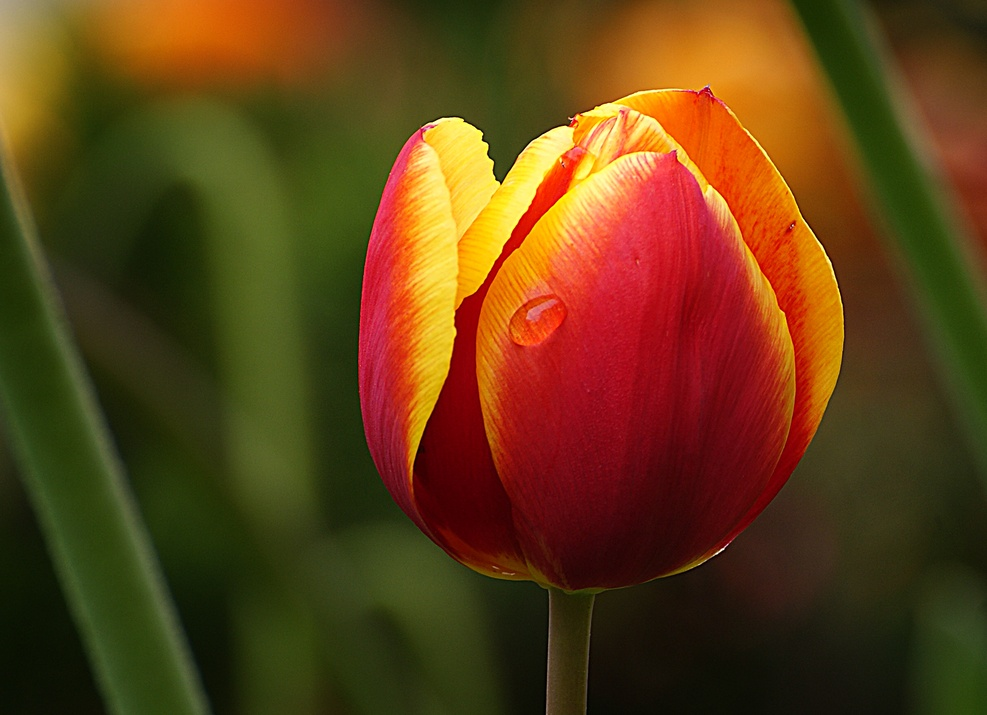
#> input picture tulip.jpg, 987 x 715 px, shrunk from 2400 x 1740 before the run, found by its file name
$ python noise_add.py
#> lines starting #> are read from the running program, lines starting #| are printed output that depends on the picture
import cv2
import numpy as np
import matplotlib.pyplot as plt


img = cv2.imread('/home/inzamul/Downloads/tulip.jpg', cv2.IMREAD_GRAYSCALE)
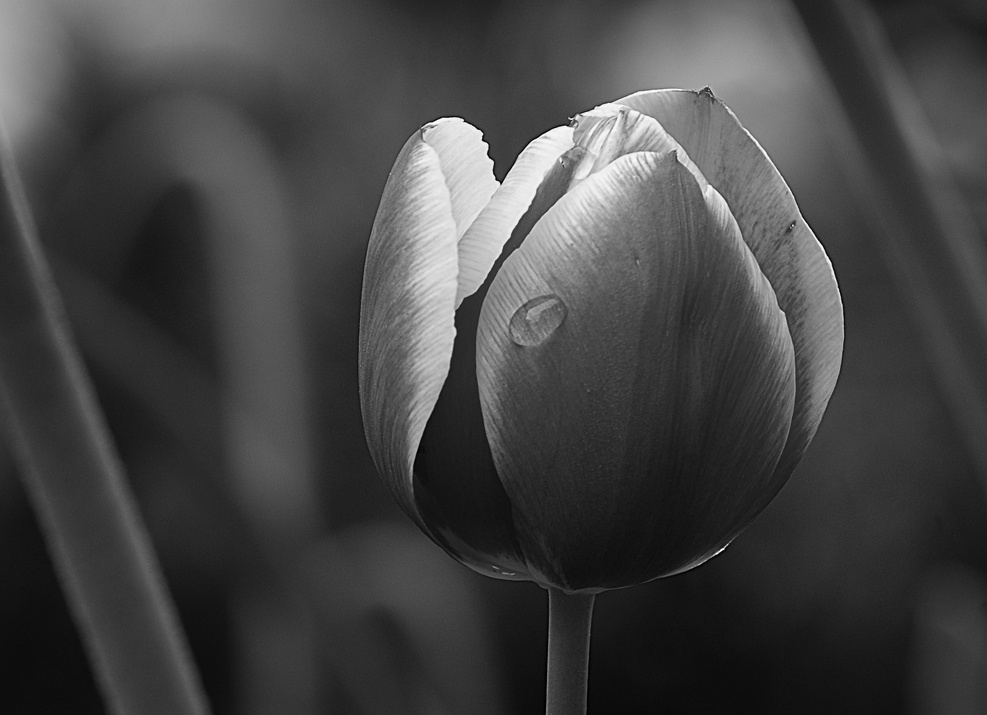
#> img: shape (715, 987); min 0, max 255, mean 67.7


mean = 0
std = 80  # noise strength
gaussian = np.random.normal(mean, std, img.shape).astype(np.float32)


noisy_img = cv2.add(img.astype(np.float32), gaussian)
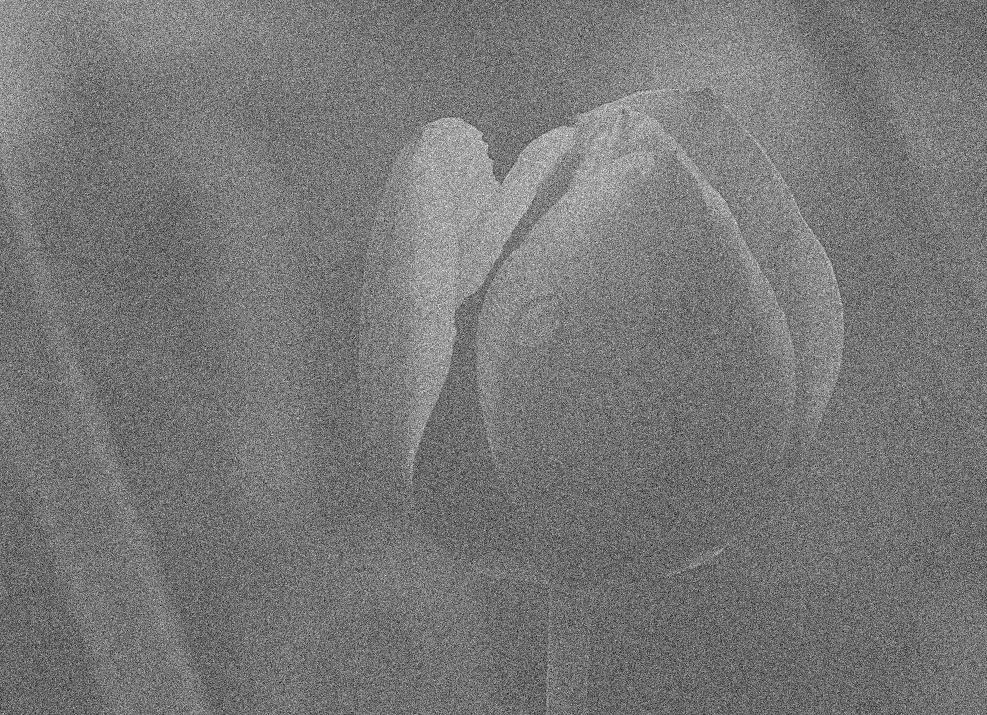
#> noisy_img: shape (715, 987) float32; min -353.2, max 544.9, mean 67.9; drawn with min black and max white
#noisy_img = np.clip(noisy_img, 0, 255).astype(np.uint8)

plt.subplot(1,2,1), plt.imshow(img, cmap='gray'), plt.title("Original")
plt.subplot(1,2,2), plt.imshow(noisy_img, cmap='gray'), plt.title("Gaussian Noise")
plt.show()
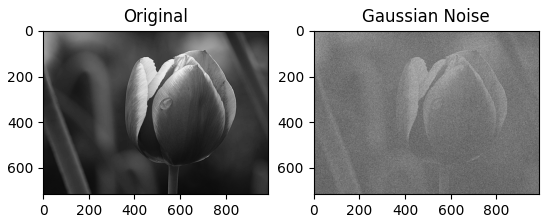
#> figure drawn by matplotlib, 2 panels

$ run again, with big_image.jpg copied over tulip.jpg
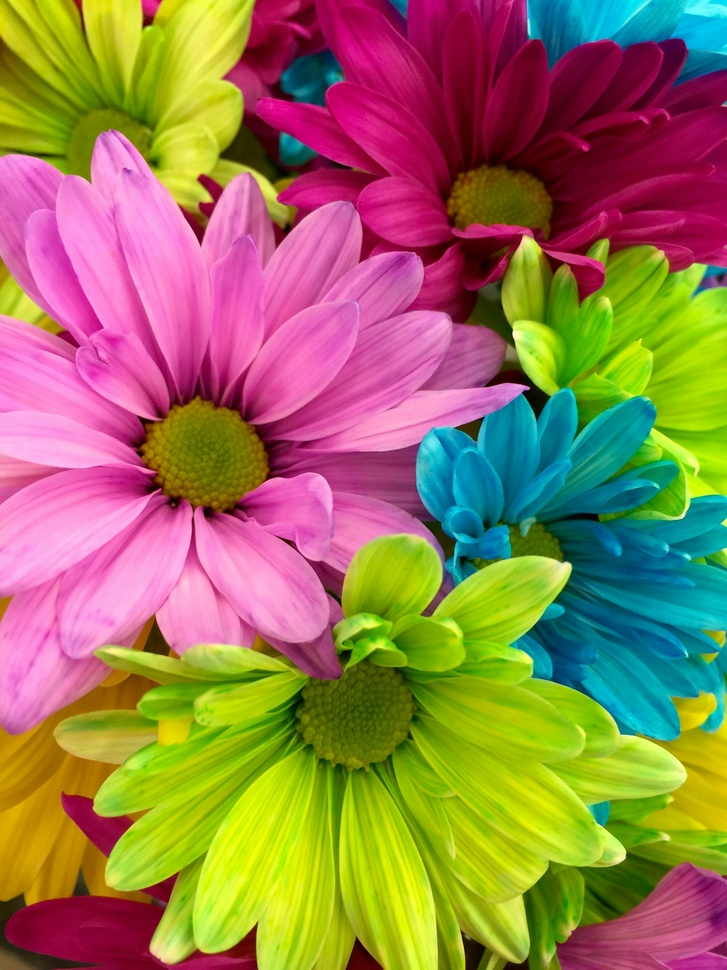
#> input picture big_image.jpg, 727 x 970 px, shrunk from 2448 x 3264 before the run, found by its file name
#> `noisy_img = cv2.add(img.astype(np.float32), gaussian)`:
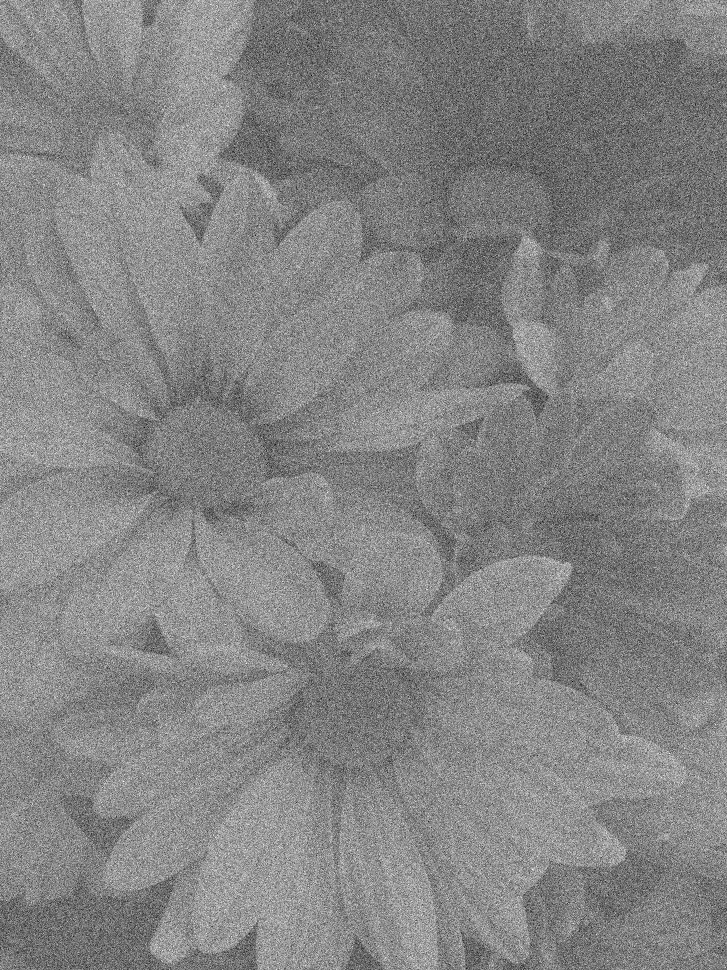
#> noisy_img: shape (970, 727) float32; min -351.2, max 564.1, mean 126.2; drawn with min black and max white
#> `plt.show()`:
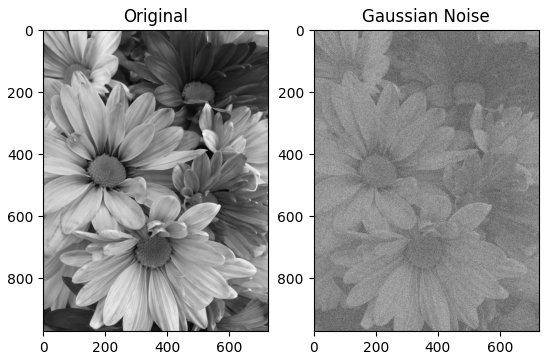
#> figure drawn by matplotlib, 2 panels
